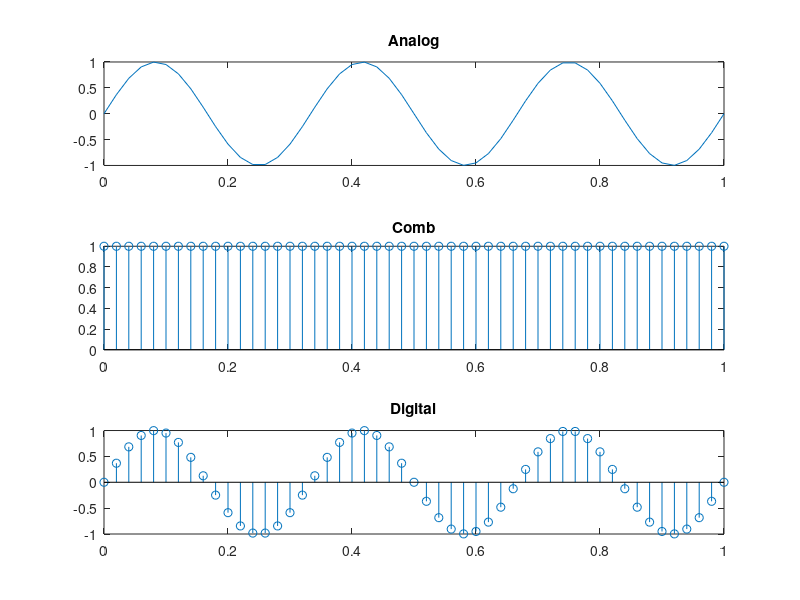

Reproduce this figure in MATLAB.
clc
clear all
close all
f = 3;
t = 0:1/50:1;
x = sin(2*pi*f*t);
comb = ones(1,51);
Digital = x.*comb;
subplot(3,1,1)
plot(t,x);
title('Analog');
subplot(3,1,2)
stem(t,comb);
title('Comb');
subplot(3,1,3)
stem(t,Digital)
title('Digital');